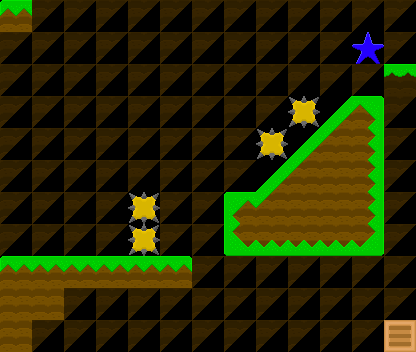

Rendered tile map (Tiled .tmx) drawn with the repository's tilesets; below, a short description and the full map source, tile grids included:
An orthogonal 13x11 tile map with 32x32 px tiles, 1 tile layer (bac).

<map version="1.0" orientation="orthogonal" renderorder="right-down" width="13" height="11" tilewidth="32" tileheight="32" nextobjectid="1">
 <tileset firstgid="1" name="platformerTiles" tilewidth="32" tileheight="32" tilecount="48">
  <image source="../tileset/platformerTiles.png" width="256" height="192" />
 </tileset>
 <layer name="bac" width="13" height="11">
  <data>
   <tile gid="1" />
   <tile gid="16" />
   <tile gid="16" />
   <tile gid="16" />
   <tile gid="16" />
   <tile gid="16" />
   <tile gid="16" />
   <tile gid="16" />
   <tile gid="16" />
   <tile gid="16" />
   <tile gid="16" />
   <tile gid="16" />
   <tile gid="16" />
   <tile gid="16" />
   <tile gid="16" />
   <tile gid="16" />
   <tile gid="16" />
   <tile gid="16" />
   <tile gid="16" />
   <tile gid="16" />
   <tile gid="16" />
   <tile gid="16" />
   <tile gid="16" />
   <tile gid="16" />
   <tile gid="43" />
   <tile gid="16" />
   <tile gid="16" />
   <tile gid="16" />
   <tile gid="16" />
   <tile gid="16" />
   <tile gid="16" />
   <tile gid="16" />
   <tile gid="16" />
   <tile gid="16" />
   <tile gid="16" />
   <tile gid="16" />
   <tile gid="16" />
   <tile gid="16" />
   <tile gid="7" />
   <tile gid="16" />
   <tile gid="16" />
   <tile gid="16" />
   <tile gid="16" />
   <tile gid="16" />
   <tile gid="16" />
   <tile gid="16" />
   <tile gid="16" />
   <tile gid="16" />
   <tile gid="38" />
   <tile gid="12" />
   <tile gid="11" />
   <tile gid="16" />
   <tile gid="16" />
   <tile gid="16" />
   <tile gid="16" />
   <tile gid="16" />
   <tile gid="16" />
   <tile gid="16" />
   <tile gid="16" />
   <tile gid="16" />
   <tile gid="38" />
   <tile gid="12" />
   <tile gid="20" />
   <tile gid="19" />
   <tile gid="16" />
   <tile gid="16" />
   <tile gid="16" />
   <tile gid="16" />
   <tile gid="16" />
   <tile gid="16" />
   <tile gid="16" />
   <tile gid="16" />
   <tile gid="16" />
   <tile gid="12" />
   <tile gid="20" />
   <tile gid="18" />
   <tile gid="19" />
   <tile gid="16" />
   <tile gid="16" />
   <tile gid="16" />
   <tile gid="16" />
   <tile gid="16" />
   <tile gid="38" />
   <tile gid="16" />
   <tile gid="16" />
   <tile gid="9" />
   <tile gid="20" />
   <tile gid="18" />
   <tile gid="18" />
   <tile gid="19" />
   <tile gid="16" />
   <tile gid="16" />
   <tile gid="16" />
   <tile gid="16" />
   <tile gid="16" />
   <tile gid="38" />
   <tile gid="16" />
   <tile gid="16" />
   <tile gid="25" />
   <tile gid="26" />
   <tile gid="26" />
   <tile gid="26" />
   <tile gid="27" />
   <tile gid="16" />
   <tile gid="1" />
   <tile gid="10" />
   <tile gid="10" />
   <tile gid="10" />
   <tile gid="10" />
   <tile gid="2" />
   <tile gid="16" />
   <tile gid="16" />
   <tile gid="16" />
   <tile gid="16" />
   <tile gid="16" />
   <tile gid="16" />
   <tile gid="16" />
   <tile gid="18" />
   <tile gid="18" />
   <tile gid="16" />
   <tile gid="16" />
   <tile gid="16" />
   <tile gid="16" />
   <tile gid="16" />
   <tile gid="16" />
   <tile gid="16" />
   <tile gid="16" />
   <tile gid="16" />
   <tile gid="16" />
   <tile gid="16" />
   <tile gid="18" />
   <tile gid="16" />
   <tile gid="16" />
   <tile gid="16" />
   <tile gid="16" />
   <tile gid="16" />
   <tile gid="16" />
   <tile gid="16" />
   <tile gid="16" />
   <tile gid="16" />
   <tile gid="16" />
   <tile gid="16" />
   <tile gid="40" />
  </data>
 </layer>
</map>